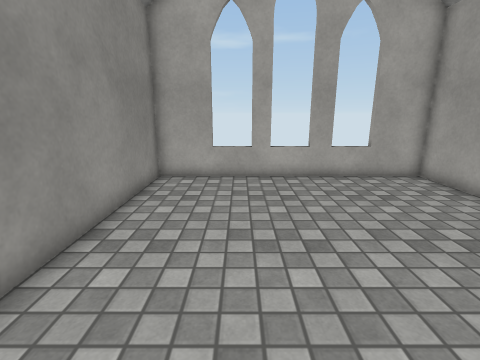
View 1 (above)

12 first-person views from a walk through a Unity game level. The camera is 1.3 m above the floor, tilts 14° down and sees 85° across. The floor is counted in squares, 0.5 m on a side. Each view is taken from the middle of a square. On the plan, view 1 faces up. The plan holds only what a view shows up to about 18 squares ahead; the rest is blank. The place goes on beyond the plan. Some surface patterns are stand-ins.

View 2
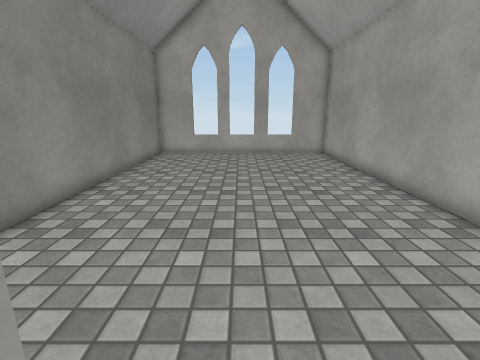

View 3
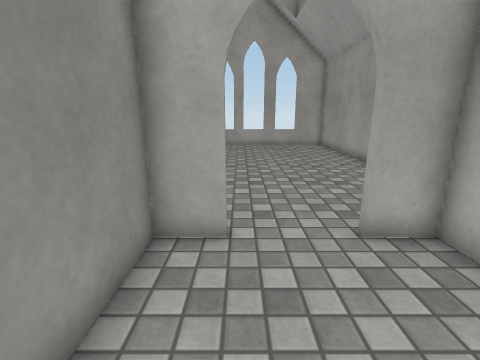

View 4
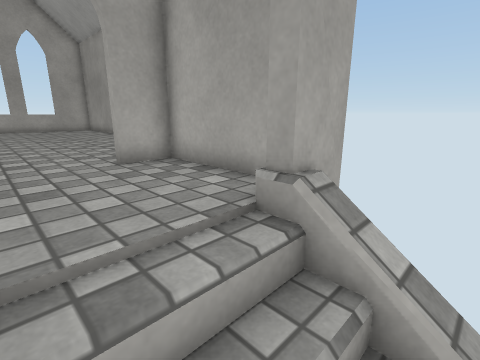

View 5
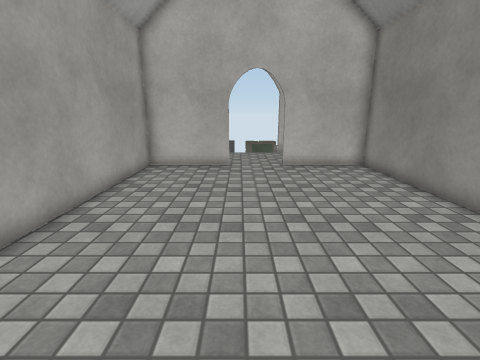

View 6
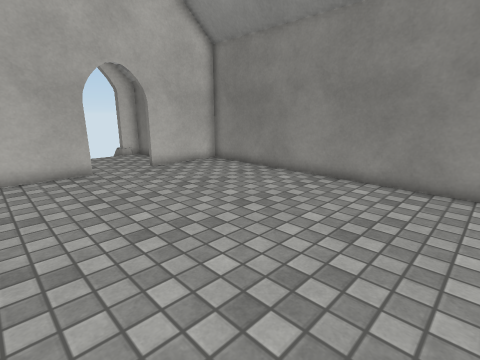

View 7
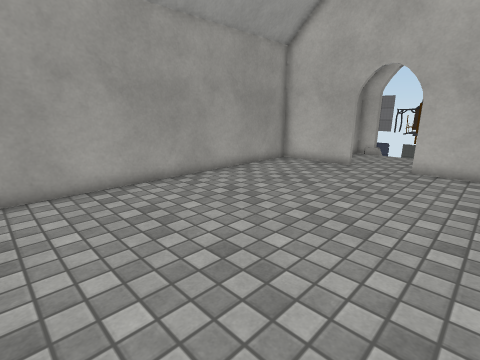

View 8
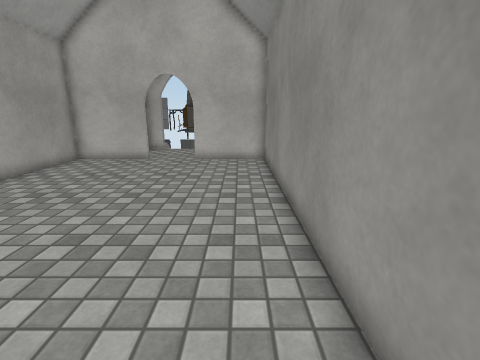

View 9
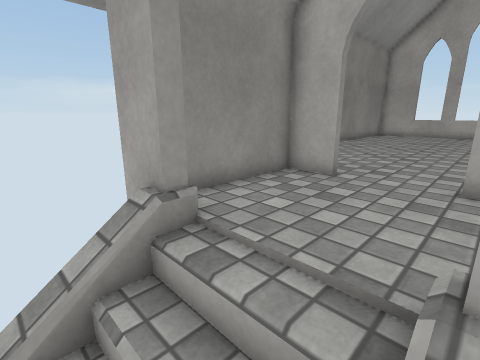

View 10
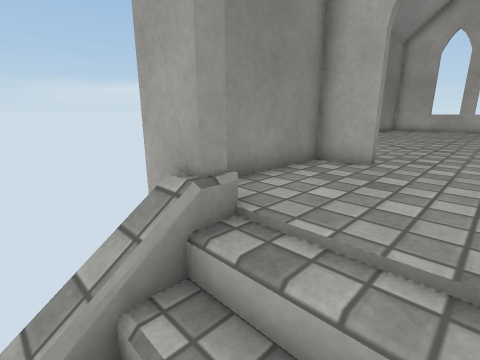

View 11
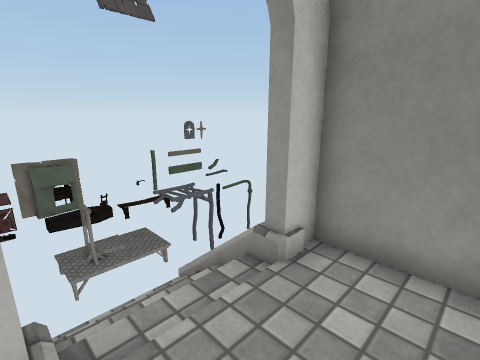

View 12
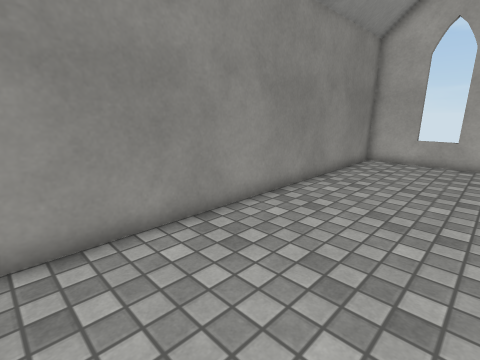

### Floor plan
Key: @ floor where view 1 was taken; # wall or solid block; x gap in a wall; . floor; / step, stairs or slope.
Columns run from 4 left of view 1 to 8 right of it. Each row starts with its distance up from view 1.
 11 ###x x xx ###
 10 #...........#
  9 #...........#
  8 #...........#
  7 #...........#
  6 #...........#
  5 #...........#
  4 #...........#
  3 #...........#
  2 #...........#
  1 #...........#
  0 #...@.......#
 -1 #...........#
 -2 #...........#
 -3 #...........#
 -4 #...........#
 -5 #...........#
 -6 #####...#####
 -7    #.....#
 -8    #.....#
 -9    #.....#
-10    #.....#
-11    ##.../#
-12     /////
-13     /////

Positions as (right, up) in squares from view 1, and headings:
1: (0, 0), facing up
2: (2, -7), facing up
3: (1, -11), facing up
4: (1, -13), facing up-right
5: (3, 8), facing down
6: (7, 7), facing down-left
7: (-2, 8), facing down-right
8: (-2, 10), facing down
9: (4, -13), facing up-left
10: (3, -13), facing up-left
11: (4, -8), facing down-left
12: (2, -5), facing up-left
